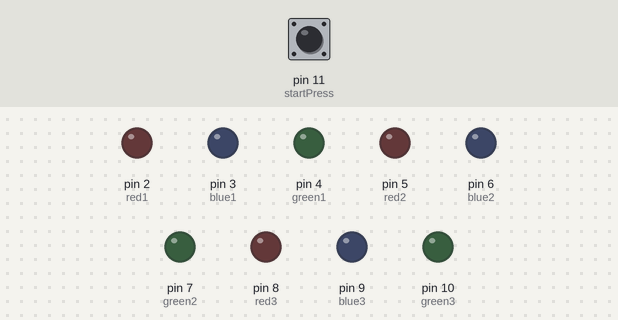
This sketch was run on a simulated Arduino Uno, built with avr-gcc and run on an emulated ATmega328P. Parts: output pins drawn as LEDs (lit = HIGH). Inputs (shaded band) come from the test bench; at power-on: pin 11 (startPress) LOW.

Above: at 1.2 s.
1.3 s: pin 11 (startPress) pulled HIGH for 0.15 s
At 2.3 s:
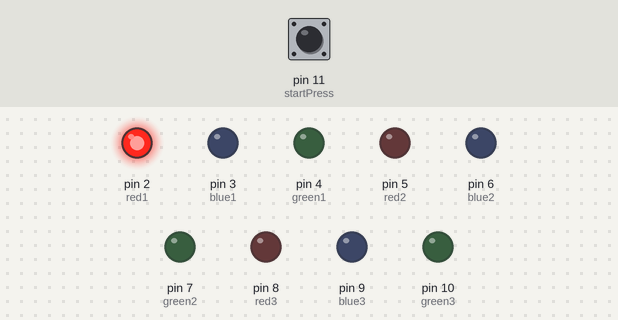
At 5.8 s:
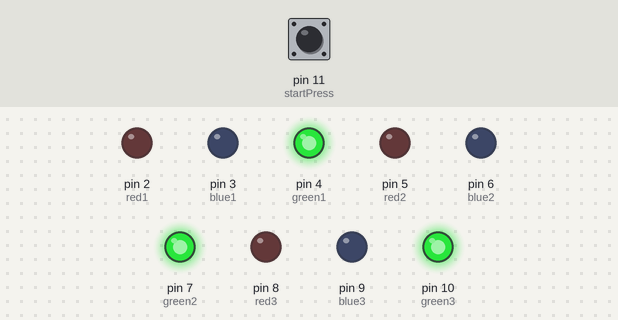
Timing chart, 0 to 14.4 s (numbered marks = the images above; inputs shaded):
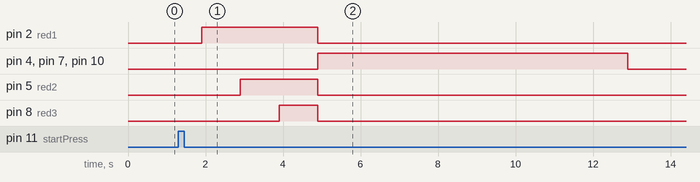

Measured:
- after the input at 1.3 s, pin 2 (red1): LOW → HIGH after 0.60 s, → LOW 3.0 s later; pin 4 (green1), pin 7 (green2), pin 10 (green3): LOW → HIGH after 3.6 s, → LOW 8.0 s later; pin 5 (red2): LOW → HIGH after 1.6 s, → LOW 2.0 s later; pin 8 (red3): LOW → HIGH after 2.6 s, → LOW 1.0 s later

The sketch:

Museum_Exhibit_RGB_LEDs.ino
```cpp
const int red1 = 2;
const int red2 = 5;
const int red3 = 8;
const int blue1 = 3;
const int blue2 = 6;
const int blue3 = 9;
const int green1 = 4;
const int green2 = 7;
const int green3 = 10;
const int startPress = 11;

int startState;
int startStateSet;

// Setup
void setup()
{
    pinMode(red1, OUTPUT);
    pinMode(red2, OUTPUT);
    pinMode(red3, OUTPUT);
    pinMode(blue1, OUTPUT);
    pinMode(blue2, OUTPUT);
    pinMode(blue3, OUTPUT);
    pinMode(green1, OUTPUT);
    pinMode(green2, OUTPUT);
    pinMode(green3, OUTPUT);
    pinMode(startPress, INPUT);

    digitalWrite(blue1, LOW);
    digitalWrite(blue2, LOW);
    digitalWrite(blue3, LOW);
    digitalWrite(green1, LOW);
    digitalWrite(green2, LOW);
    digitalWrite(green3, LOW);
    digitalWrite(red1, LOW);
    digitalWrite(red2, LOW);
    digitalWrite(red3, LOW);
}

// Main Function
void loop()
{
  //startSignal();

  waitForStart(); // Checks for start button press then shows starting signal
}

// Waits for start button press
void waitForStart() // Checks for start button press then calls startSignal()
{
  	// Resets Neccessary Variables for all functions
	startState = LOW;
	startStateSet = 0;
        // waits for start button
	while (startStateSet == 0)
  {
		startStateSet = startButton(); // sets startStateSet to startButton()
  	delay(100);
  }
  delay(500); // delay before start signal goes off
  startSignal(); // Shows start signal
}

// Checks for start button press
int startButton() // checks if startState is HIGH and returns 1 if so, 0 otherwise
{
  startState = digitalRead(startPress);
    if(startState == HIGH)
    {
      return 1;
    }
  return 0;
}

// Shows start signal
void startSignal() // Shows start signal
{
  // RBG1 Red
  digitalWrite(green1, LOW);
  digitalWrite(green2, LOW);
  digitalWrite(green3, LOW);
  digitalWrite(red1, HIGH);
  digitalWrite(red2, LOW);
	digitalWrite(red3, LOW);
	delay(1000);
  // RGB2 Red
  digitalWrite(red2, HIGH);
	delay(1000);
  // RGB3 Red
  digitalWrite(red3, HIGH);
	delay(1000);
  // All green
  digitalWrite(red1, LOW);
  digitalWrite(red2, LOW);
	digitalWrite(red3, LOW);
	digitalWrite(green1, HIGH);
  digitalWrite(green2, HIGH);
  digitalWrite(green3, HIGH);
  delay(8000); // time for start signal to turn off
  	// Start signal off
  digitalWrite(green1, LOW);
  digitalWrite(green2, LOW);
  digitalWrite(green3, LOW);
}
```
